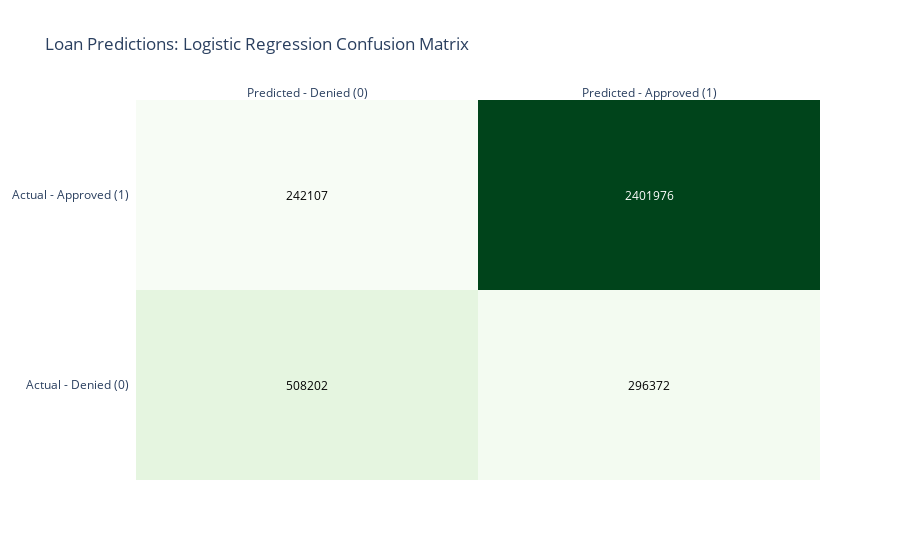

The code cell stored with this chart in its notebook:
### Code cell
make_heatmap(lr_result['matrix'], 'Logistic Regression Confusion Matrix', 'Greens')

### Figure 1 — Plotly figure (JSON) as saved in the notebook; plotly's stock layout.template omitted (floating-point values rounded to 4 significant figures)
{"data": [{"colorscale": [[0, "rgb(247,252,245)"], [0.125, "rgb(229,245,224)"], [0.25, "rgb(199,233,192)"], [0.375, "rgb(161,217,155)"], [0.5, "rgb(116,196,118)"], [0.625, "rgb(65,171,93)"], [0.75, "rgb(35,139,69)"], [0.875, "rgb(0,109,44)"], [1, "rgb(0,68,27)"]], "reversescale": false, "showscale": false, "type": "heatmap", "x": ["Predicted - Denied (0)", "Predicted - Approved (1)"], "y": ["Actual - Denied (0)", "Actual - Approved (1)"], "z": [[508202, 296372], [242107, 2401976]]}], "layout": {"annotations": [{"font": {"color": "#000000"}, "showarrow": false, "text": "508202", "x": "Predicted - Denied (0)", "xref": "x", "y": "Actual - Denied (0)", "yref": "y"}, {"font": {"color": "#000000"}, "showarrow": false, "text": "296372", "x": "Predicted - Approved (1)", "xref": "x", "y": "Actual - Denied (0)", "yref": "y"}, {"font": {"color": "#000000"}, "showarrow": false, "text": "242107", "x": "Predicted - Denied (0)", "xref": "x", "y": "Actual - Approved (1)", "yref": "y"}, {"font": {"color": "#FFFFFF"}, "showarrow": false, "text": "2401976", "x": "Predicted - Approved (1)", "xref": "x", "y": "Actual - Approved (1)", "yref": "y"}], "title": {"text": "Loan Predictions: Logistic Regression Confusion Matrix"}, "xaxis": {"dtick": 1, "gridcolor": "rgb(0, 0, 0)", "side": "top", "ticks": ""}, "yaxis": {"dtick": 1, "ticks": "", "ticksuffix": "  "}}}
